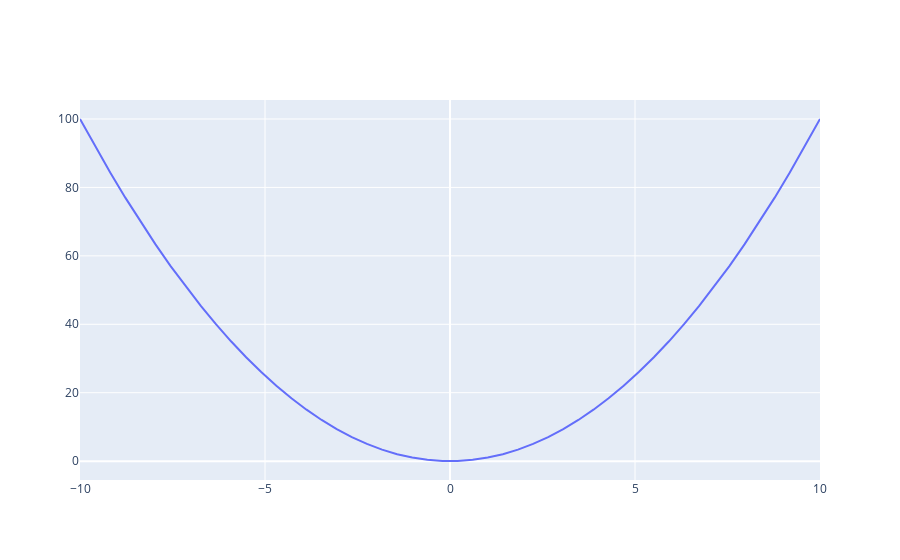

Write notebook code for a chart like this one.
### Code cell
y == a*x**2+b*x+c
fig = go.Figure(
    go.Scatter(x=x, y=y)
)
fig.show()
